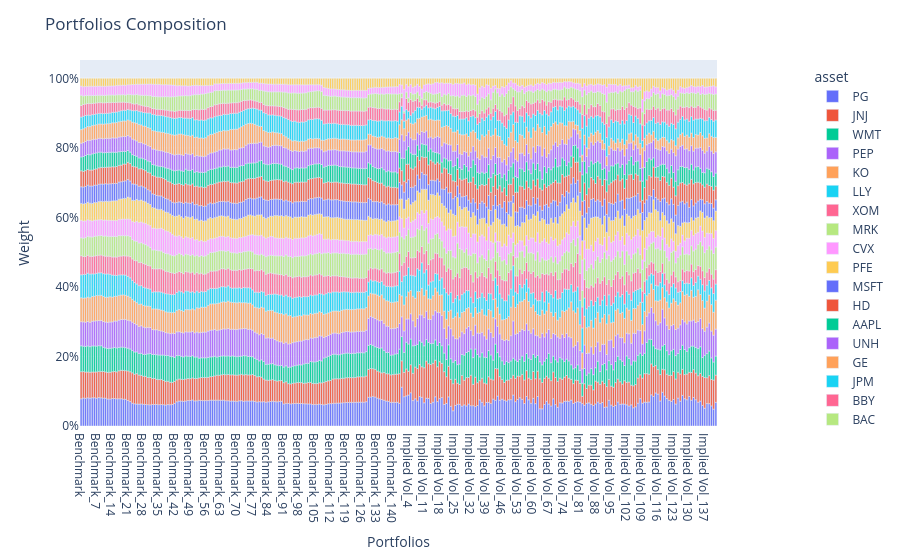

Notebook source saved alongside this figure:
### Code cell
population.plot_composition(display_sub_ptf_name=False)

### Figure 1 — Plotly figure (JSON) as saved in the notebook; plotly's stock layout.template omitted (floating-point values rounded to 4 significant figures; data arrays with more than 128 entries replaced by an {"elided": "..."} marker saying what was removed)
{"data": [{"alignmentgroup": "True", "hovertemplate": "asset=PG<br>index=%{x}<br>value=%{y}<extra></extra>", "legendgroup": "PG", "marker": {"color": "#636efa", "pattern": {"shape": ""}}, "name": "PG", "offsetgroup": "PG", "orientation": "v", "showlegend": true, "textposition": "auto", "type": "bar", "x": {"elided": "286 str values"}, "xaxis": "x", "y": {"elided": "286 float values"}, "yaxis": "y"}, {"alignmentgroup": "True", "hovertemplate": "asset=JNJ<br>index=%{x}<br>value=%{y}<extra></extra>", "legendgroup": "JNJ", "marker": {"color": "#EF553B", "pattern": {"shape": ""}}, "name": "JNJ", "offsetgroup": "JNJ", "orientation": "v", "showlegend": true, "textposition": "auto", "type": "bar", "x": {"elided": "286 str values"}, "xaxis": "x", "y": {"elided": "286 float values"}, "yaxis": "y"}, {"alignmentgroup": "True", "hovertemplate": "asset=WMT<br>index=%{x}<br>value=%{y}<extra></extra>", "legendgroup": "WMT", "marker": {"color": "#00cc96", "pattern": {"shape": ""}}, "name": "WMT", "offsetgroup": "WMT", "orientation": "v", "showlegend": true, "textposition": "auto", "type": "bar", "x": {"elided": "286 str values"}, "xaxis": "x", "y": {"elided": "286 float values"}, "yaxis": "y"}, {"alignmentgroup": "True", "hovertemplate": "asset=PEP<br>index=%{x}<br>value=%{y}<extra></extra>", "legendgroup": "PEP", "marker": {"color": "#ab63fa", "pattern": {"shape": ""}}, "name": "PEP", "offsetgroup": "PEP", "orientation": "v", "showlegend": true, "textposition": "auto", "type": "bar", "x": {"elided": "286 str values"}, "xaxis": "x", "y": {"elided": "286 float values"}, "yaxis": "y"}, {"alignmentgroup": "True", "hovertemplate": "asset=KO<br>index=%{x}<br>value=%{y}<extra></extra>", "legendgroup": "KO", "marker": {"color": "#FFA15A", "pattern": {"shape": ""}}, "name": "KO", "offsetgroup": "KO", "orientation": "v", "showlegend": true, "textposition": "auto", "type": "bar", "x": {"elided": "286 str values"}, "xaxis": "x", "y": {"elided": "286 float values"}, "yaxis": "y"}, {"alignmentgroup": "True", "hovertemplate": "asset=LLY<br>index=%{x}<br>value=%{y}<extra></extra>", "legendgroup": "LLY", "marker": {"color": "#19d3f3", "pattern": {"shape": ""}}, "name": "LLY", "offsetgroup": "LLY", "orientation": "v", "showlegend": true, "textposition": "auto", "type": "bar", "x": {"elided": "286 str values"}, "xaxis": "x", "y": {"elided": "286 float values"}, "yaxis": "y"}, {"alignmentgroup": "True", "hovertemplate": "asset=XOM<br>index=%{x}<br>value=%{y}<extra></extra>", "legendgroup": "XOM", "marker": {"color": "#FF6692", "pattern": {"shape": ""}}, "name": "XOM", "offsetgroup": "XOM", "orientation": "v", "showlegend": true, "textposition": "auto", "type": "bar", "x": {"elided": "286 str values"}, "xaxis": "x", "y": {"elided": "286 float values"}, "yaxis": "y"}, {"alignmentgroup": "True", "hovertemplate": "asset=MRK<br>index=%{x}<br>value=%{y}<extra></extra>", "legendgroup": "MRK", "marker": {"color": "#B6E880", "pattern": {"shape": ""}}, "name": "MRK", "offsetgroup": "MRK", "orientation": "v", "showlegend": true, "textposition": "auto", "type": "bar", "x": {"elided": "286 str values"}, "xaxis": "x", "y": {"elided": "286 float values"}, "yaxis": "y"}, {"alignmentgroup": "True", "hovertemplate": "asset=CVX<br>index=%{x}<br>value=%{y}<extra></extra>", "legendgroup": "CVX", "marker": {"color": "#FF97FF", "pattern": {"shape": ""}}, "name": "CVX", "offsetgroup": "CVX", "orientation": "v", "showlegend": true, "textposition": "auto", "type": "bar", "x": {"elided": "286 str values"}, "xaxis": "x", "y": {"elided": "286 float values"}, "yaxis": "y"}, {"alignmentgroup": "True", "hovertemplate": "asset=PFE<br>index=%{x}<br>value=%{y}<extra></extra>", "legendgroup": "PFE", "marker": {"color": "#FECB52", "pattern": {"shape": ""}}, "name": "PFE", "offsetgroup": "PFE", "orientation": "v", "showlegend": true, "textposition": "auto", "type": "bar", "x": {"elided": "286 str values"}, "xaxis": "x", "y": {"elided": "286 float values"}, "yaxis": "y"}, {"alignmentgroup": "True", "hovertemplate": "asset=MSFT<br>index=%{x}<br>value=%{y}<extra></extra>", "legendgroup": "MSFT", "marker": {"color": "#636efa", "pattern": {"shape": ""}}, "name": "MSFT", "offsetgroup": "MSFT", "orientation": "v", "showlegend": true, "textposition": "auto", "type": "bar", "x": {"elided": "286 str values"}, "xaxis": "x", "y": {"elided": "286 float values"}, "yaxis": "y"}, {"alignmentgroup": "True", "hovertemplate": "asset=HD<br>index=%{x}<br>value=%{y}<extra></extra>", "legendgroup": "HD", "marker": {"color": "#EF553B", "pattern": {"shape": ""}}, "name": "HD", "offsetgroup": "HD", "orientation": "v", "showlegend": true, "textposition": "auto", "type": "bar", "x": {"elided": "286 str values"}, "xaxis": "x", "y": {"elided": "286 float values"}, "yaxis": "y"}, {"alignmentgroup": "True", "hovertemplate": "asset=AAPL<br>index=%{x}<br>value=%{y}<extra></extra>", "legendgroup": "AAPL", "marker": {"color": "#00cc96", "pattern": {"shape": ""}}, "name": "AAPL", "offsetgroup": "AAPL", "orientation": "v", "showlegend": true, "textposition": "auto", "type": "bar", "x": {"elided": "286 str values"}, "xaxis": "x", "y": {"elided": "286 float values"}, "yaxis": "y"}, {"alignmentgroup": "True", "hovertemplate": "asset=UNH<br>index=%{x}<br>value=%{y}<extra></extra>", "legendgroup": "UNH", "marker": {"color": "#ab63fa", "pattern": {"shape": ""}}, "name": "UNH", "offsetgroup": "UNH", "orientation": "v", "showlegend": true, "textposition": "auto", "type": "bar", "x": {"elided": "286 str values"}, "xaxis": "x", "y": {"elided": "286 float values"}, "yaxis": "y"}, {"alignmentgroup": "True", "hovertemplate": "asset=GE<br>index=%{x}<br>value=%{y}<extra></extra>", "legendgroup": "GE", "marker": {"color": "#FFA15A", "pattern": {"shape": ""}}, "name": "GE", "offsetgroup": "GE", "orientation": "v", "showlegend": true, "textposition": "auto", "type": "bar", "x": {"elided": "286 str values"}, "xaxis": "x", "y": {"elided": "286 float values"}, "yaxis": "y"}, {"alignmentgroup": "True", "hovertemplate": "asset=JPM<br>index=%{x}<br>value=%{y}<extra></extra>", "legendgroup": "JPM", "marker": {"color": "#19d3f3", "pattern": {"shape": ""}}, "name": "JPM", "offsetgroup": "JPM", "orientation": "v", "showlegend": true, "textposition": "auto", "type": "bar", "x": {"elided": "286 str values"}, "xaxis": "x", "y": {"elided": "286 float values"}, "yaxis": "y"}, {"alignmentgroup": "True", "hovertemplate": "asset=BBY<br>index=%{x}<br>value=%{y}<extra></extra>", "legendgroup": "BBY", "marker": {"color": "#FF6692", "pattern": {"shape": ""}}, "name": "BBY", "offsetgroup": "BBY", "orientation": "v", "showlegend": true, "textposition": "auto", "type": "bar", "x": {"elided": "286 str values"}, "xaxis": "x", "y": {"elided": "286 float values"}, "yaxis": "y"}, {"alignmentgroup": "True", "hovertemplate": "asset=BAC<br>index=%{x}<br>value=%{y}<extra></extra>", "legendgroup": "BAC", "marker": {"color": "#B6E880", "pattern": {"shape": ""}}, "name": "BAC", "offsetgroup": "BAC", "orientation": "v", "showlegend": true, "textposition": "auto", "type": "bar", "x": {"elided": "286 str values"}, "xaxis": "x", "y": {"elided": "286 float values"}, "yaxis": "y"}, {"alignmentgroup": "True", "hovertemplate": "asset=RRC<br>index=%{x}<br>value=%{y}<extra></extra>", "legendgroup": "RRC", "marker": {"color": "#FF97FF", "pattern": {"shape": ""}}, "name": "RRC", "offsetgroup": "RRC", "orientation": "v", "showlegend": true, "textposition": "auto", "type": "bar", "x": {"elided": "286 str values"}, "xaxis": "x", "y": {"elided": "286 float values"}, "yaxis": "y"}, {"alignmentgroup": "True", "hovertemplate": "asset=AMD<br>index=%{x}<br>value=%{y}<extra></extra>", "legendgroup": "AMD", "marker": {"color": "#FECB52", "pattern": {"shape": ""}}, "name": "AMD", "offsetgroup": "AMD", "orientation": "v", "showlegend": true, "textposition": "auto", "type": "bar", "x": {"elided": "286 str values"}, "xaxis": "x", "y": {"elided": "286 float values"}, "yaxis": "y"}], "layout": {"barmode": "relative", "legend": {"title": {"text": "asset"}, "tracegroupgap": 0, "x": 1.15, "xanchor": "left", "y": 0.99, "yanchor": "top"}, "margin": {"t": 60}, "title": {"text": "Portfolios Composition"}, "xaxis": {"anchor": "y", "domain": [0, 1], "title": {"text": "Portfolios"}}, "yaxis": {"anchor": "x", "domain": [0, 1], "tickformat": ",.0%", "title": {"text": "Weight"}}}}
